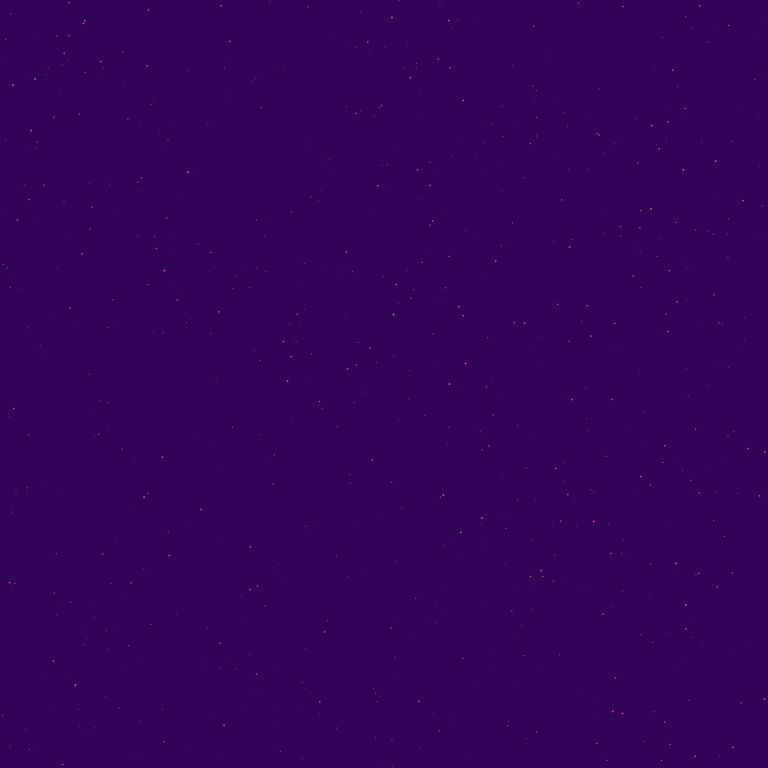
Frame 1 (no input)
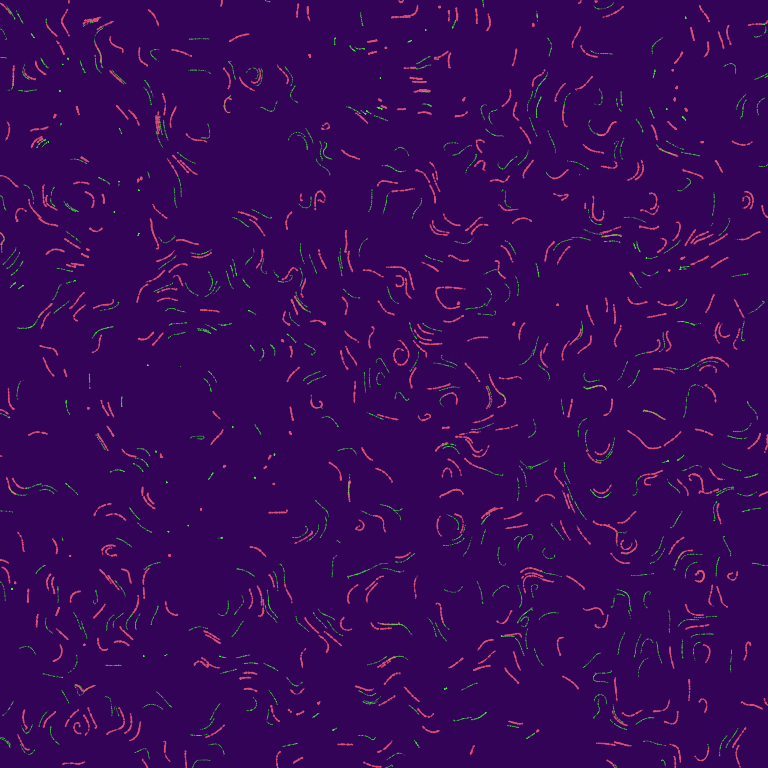
Frame 60 (the mouse pressed at the canvas centre just before this capture)
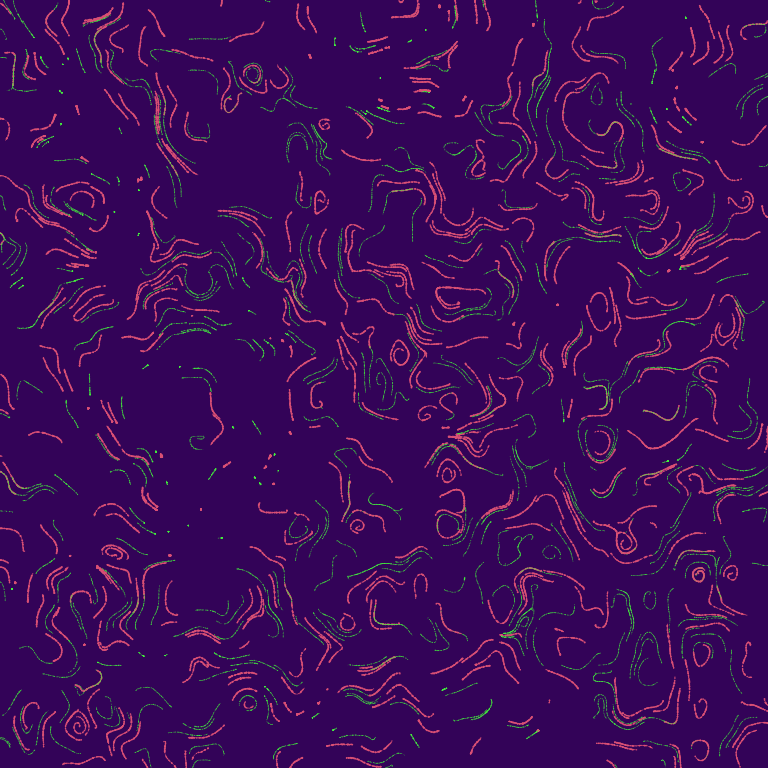
Frame 120 (the mouse held since frame 60 and released just before this capture)

The Processing sketch that drew these frames (run headless with seeded random() and noise(); from frame 60 on, the mouse is pressed at the canvas centre):

// Processing sketch: topography
// ── topography.pde
class Particle {
  float x, y, speed;
  PVector dir, vel, pos;
  
  Particle(float x, float y) {
    this.x = x;
    this.y = y;
    speed = 0.4;
    dir = new PVector(0, 0);
    vel = new PVector(0, 0);
    pos = new PVector(x, y);
  }
  
  void display(float r) {
    ellipse(this.pos.x, this.pos.y, r, r);
  }
  
  void move() {
    float angle = noise(this.pos.x/noiseScale, this.pos.y/noiseScale)*TWO_PI*noiseScale;
    this.dir.x = cos(angle);
    this.dir.y = sin(angle);
    this.vel = this.dir.copy();
    this.vel.mult(this.speed);
    this.pos.add(this.vel);
  }
  
  void checkEdge() {
     if(this.pos.x > width || this.pos.x < 0 || this.pos.y > height || this.pos.y < 0){
      this.pos.x = random(50, width);
      this.pos.y = random(50, height);
    }
  }
}

ArrayList<Particle> particles_a;
ArrayList<Particle> particles_b;
ArrayList<Particle> particles_c;
int nums = floor(random(300, 600));
int noiseScale = 200;
float[] p_a_color = new float[]{random(0,255), random(0,255), random(0, 255)};
float[] p_b_color = new float[]{random(0,255), random(0,255), random(0, 255)};
float[] p_c_color = new float[]{random(0,255), random(0,255), random(0, 255)};

void setup() {
  size(768, 768);
  background(random(0,255), random(0,255), random(0, 255));
  noStroke();
  smooth(8);
  
  particles_a = new ArrayList<Particle>();
  particles_b = new ArrayList<Particle>();
  particles_c = new ArrayList<Particle>();

  for(int i = 0; i < nums; i++){
    particles_a.add(new Particle(random(0, width),random(0,height)));
    particles_b.add(new Particle(random(0, width),random(0,height)));
    particles_c.add(new Particle(random(0, width),random(0,height)));
  }
}

void draw() {
  for(int i = 0; i < nums; i++) {    
    fill(p_a_color[0], p_a_color[1], p_a_color[2]);
    Particle p_a = particles_a.get(i);
    p_a.move();
    p_a.display(random(0, 1));
    p_a.checkEdge();
    
    fill(p_b_color[0], p_b_color[1], p_b_color[2]);
    Particle p_b = particles_b.get(i);
    p_b.move();
    p_b.display(random(0, 2));
    p_b.checkEdge();
    
    //fill(p_c_color[0], p_c_color[1], p_c_color[2]);
    //Particle p_c = particles_c.get(i);
    //p_c.move();
    //p_c.display(random(0, 5));
    //p_c.checkEdge();
  }
}
